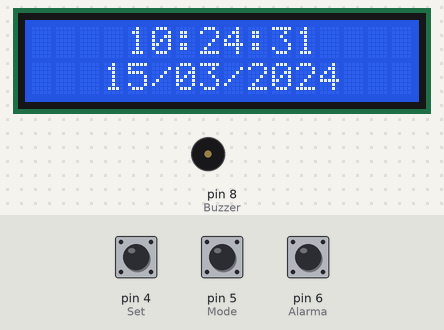
Recording of a sketch running on a simulated Arduino Uno, built with avr-gcc and run on an emulated ATmega328P. On the bench: 16×2 character LCD, buzzer (waves = sounding, pin HIGH). The inputs (shaded band) are chosen by the test bench; at power-on: pin 5 (Mode) LOW, pin 4 (Set) LOW, pin 6 (Alarma) HIGH. The local clock reads 2024-03-15 10:24:30 at power-on unless the sketch sets it; what the sketch prints to the serial monitor is not drawn.

Above: at 1.2 s.
1.3 s: pin 5 (Mode) pulled HIGH for 1 s
At 2.9 s:
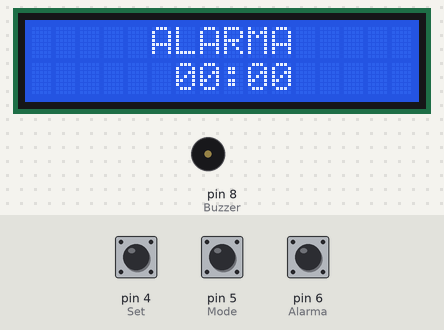
3.8 s: pin 5 (Mode) pulled HIGH for 0.6 s
At 4.7 s:
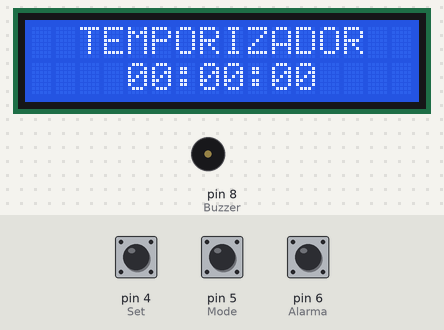
5.9 s: pin 5 (Mode) pulled HIGH for 0.6 s
At 6.2 s:
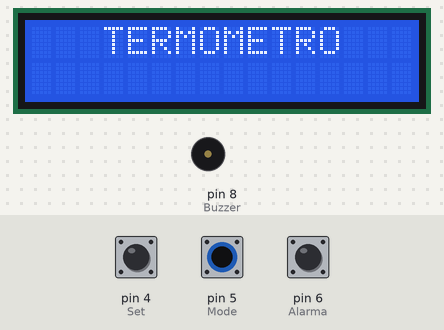
Timing chart, 0 to 8.9 s (numbered marks = the images above; inputs shaded):
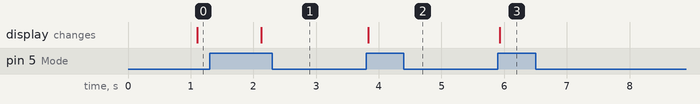

Measured:
- after the input at 1.3 s, the display: changes after 0.82 s (image 1)
- after the input at 3.8 s, the display: changes at once (image 2)
- after the input at 5.9 s, the display: changes at once (image 3)

The sketch:

reloj-lcd.ino
```cpp
#include <Wire.h>
#include <Time.h>
#include <TimeLib.h>
#include <DS1307RTC.h>
#include <LiquidCrystal_I2C.h>

tmElements_t tm;
LiquidCrystal_I2C dLCD(0x27, 16, 2);

#define Buzzer 8				//Buzzer 								-	pin 8
#define Alarma 6				//Switch 								-	pin 6
#define Mode 5					//Button (modo) 				-	pin 5
#define Set 4						//Button (establecer) 	-	pin 4
#define Up 3						//Button (subir) 				-	pin 3
#define Down 2					//Button (bajar) 				-	pin 2

const char *monthName[12] = {
  "Jan", "Feb", "Mar", "Apr", "May", "Jun",
  "Jul", "Aug", "Sep", "Oct", "Nov", "Dec"
};
const int inputPines[5] = {Alarma, Mode, Set, Up, Down};
int arrAlarm[2][1] = {{00}, {00}};
int arrTimer[3][1] = {{00}, {00}, {00}};

int contB1, modo = 0, contB2, setear = 0, contB3, sube, contB4, baja, x;

void setup() {
	Serial.begin(9600);

	for(int i = 0; i < 5; i++) {
		pinMode(inputPines[i], INPUT);
	}

	pinMode(Buzzer, OUTPUT);
/*
	bool parse = false;
	bool config = false;

	//comprobacion de fecha y tiempo
	if(getDate(__DATE__) && getTime(__TIME__)) {
		parse = true;
		//escribir los datos en RTC
		if(RTC.write(tm)) {
			config = true;
		}
	}
*/
	dLCD.init();
	dLCD.backlight();
}

void loop() {
	x = digitalRead(Alarma);
	//Serial.println(x);
	__mode__(modo);
}

void __mode__(int &pushMode) {
	if(digitalRead(Mode) == HIGH && contB1 == 0) {
		++pushMode;
		Serial.println(pushMode);

		dLCD.clear();

		if(pushMode > 3 && digitalRead(Mode) == HIGH) pushMode = 0;

		contB1 = 1;
	}

	if(digitalRead(Mode) == LOW) contB1 = 0;

	switch(pushMode) {
	    case 1: //alarma
	    	//Serial.println("ALARMA");
	    	dLCD.setCursor(5, 0);
	    	dLCD.print("ALARMA");
    		dLCD.setCursor(6, 1);
    		print2D(arrAlarm[0][0]);
    		dLCD.print(":");
    		print2D(arrAlarm[1][0]);

    		setAlarm();
	      break;
	    case 2: //temporizador
	    	//Serial.println("TEMPORIZADOR");
	    	dLCD.setCursor(2, 0);
	    	dLCD.print("TEMPORIZADOR");
        dLCD.setCursor(4, 1);
        print2D(arrTimer[0][0]);
        dLCD.print(":");
        print2D(arrTimer[1][0]);
        dLCD.print(":");
        print2D(arrTimer[2][0]);

    		setTimer();
	      break;
	    case 3: //temperatura
	    	//Serial.println("TERMOMETRO");
	    	dLCD.setCursor(3, 0);
	    	dLCD.print("TERMOMETRO");
	      break;
	    default: //reloj
	    	reloj();
	    	if(alarm() && x == 0) digitalWrite(Buzzer, HIGH);
        else digitalWrite(Buzzer, LOW);
	    	break;
	}
}

bool __set__() {
	if(digitalRead(Set) == HIGH && contB2 == 0) {
		contB2 = 1;
		return true;
	}

	if(digitalRead(Set) == LOW) contB2 = 0;

	return false;
}

void setAlarm() {
	if(__set__()) setear++;

	//Serial.println(setear);

	switch(setear) {
		case 1:
			if(__up__(arrAlarm[0][0])) {
				if(arrAlarm[0][0] > 23) arrAlarm[0][0] = 0;
			}
			else if(__down__(arrAlarm[0][0])) {
				if(arrAlarm[0][0] < 0) arrAlarm[0][0] = 23;
			}
			break;
		case 2:
			if(__up__(arrAlarm[1][0])) {
				if(arrAlarm[1][0] > 59) arrAlarm[1][0] = 0;
			}
			else if(__down__(arrAlarm[1][0])) {
				if(arrAlarm[1][0] < 0) arrAlarm[1][0] = 59;
			}
			break;
	}

	if(setear > 2) setear = 0;
}

void setTimer() {
	if(__set__()) setear++;

	//Serial.println(setear);

	switch(setear) {
		case 1:
			if(__up__(arrTimer[0][0])) {
				if(arrTimer[0][0] > 23) arrTimer[0][0] = 0;
			}
			else if(__down__(arrTimer[0][0])) {
				if(arrTimer[0][0] < 0) arrTimer[0][0] = 23;
			}
			break;
		case 2:
			if(__up__(arrTimer[1][0])) {
				if(arrTimer[1][0] > 59) arrTimer[1][0] = 0;
			}
			else if(__down__(arrTimer[1][0])) {
				if(arrTimer[1][0] < 0) arrTimer[1][0] = 59;
			}
			break;
		case 3:
			if(__up__(arrTimer[2][0])) {
				if(arrTimer[2][0] > 59) arrTimer[2][0] = 0;
			}
			else if(__down__(arrTimer[2][0])) {
				if(arrTimer[2][0] < 0) arrTimer[2][0] = 59;
			}
			break;
		case 4:
			timer();
			dLCD.setCursor(4, 1);
      print2D(arrTimer[0][0]);
      dLCD.print(":");
      print2D(arrTimer[1][0]);
      dLCD.print(":");
      print2D(arrTimer[2][0]);

			if(timer() && x == 0) digitalWrite(Buzzer, HIGH);
      else digitalWrite(Buzzer, LOW);
			break;
	}

	if(setear > 4) setear = 0;
}

bool __up__(int &num) {
	if(digitalRead(Up) == HIGH && contB3 == 0) {
		num++;
		contB3 = 1;
		return true;
	}

	if(digitalRead(Up) == LOW) contB3 = 0;

	return false;
}

bool __down__(int &num) {
	if(digitalRead(Down) == HIGH && contB4 == 0) {
		num--;
		contB4 = 1;
		return true;
	}

	if(digitalRead(Down) == LOW) contB4 = 0;

	return false;
}

void reloj() {
	//lectura de RTC
	if(RTC.read(tm)) {
		Serial.print("Time = ");
		printDigits(tm.Hour);
		Serial.write(":");
		printDigits(tm.Minute);
		Serial.write(":");
		printDigits(tm.Second);
		Serial.println();
		Serial.print("Date = ");
		Serial.print(tm.Day);
		Serial.write("/");
		printDigits(tm.Month);
		Serial.write("/");
		Serial.print(tmYearToCalendar(tm.Year));
		Serial.println();

		dLCD.setCursor(4, 0);
		print2D(tm.Hour);
		dLCD.print(":");
		print2D(tm.Minute);
		dLCD.print(":");
		print2D(tm.Second);
		dLCD.setCursor(3, 1);
		print2D(tm.Day);
		dLCD.print("/");
		print2D(tm.Month);
		dLCD.print("/");
		dLCD.print(tmYearToCalendar(tm.Year));
		delay(1000);
	}
}

bool alarm() {
  if(arrAlarm[0][0] == tm.Hour && arrAlarm[1][0] == tm.Minute && x == 0) return true;

 return false;
}

bool timer() {
	bool salida = false;

	while(arrTimer[0][0] >= 0) {
		while(arrTimer[1][0] >= 0) {
			while(arrTimer[2][0] >= 0) {
				dLCD.setCursor(4, 1);
        print2D(arrTimer[0][0]);
        dLCD.print(":");
        print2D(arrTimer[1][0]);
        dLCD.print(":");
        print2D(arrTimer[2][0]);
        delay(1000);
        arrTimer[2][0]--;
			}
			arrTimer[2][0] = 59;
			arrTimer[1][0]--;
		}
		arrTimer[1][0] = 59;
		arrTimer[0][0]--;
		salida = true;
	}

	if(salida) {
		arrTimer[0][0] = 0;
		arrTimer[1][0] = 0;
		arrTimer[2][0] = 0;
	}

	return true;
}

//extraccion de datos - __TIME__ Macro
bool getTime(const char *str) {
	int h, m, s;

	if(sscanf(str, "%d:%d:%d:", &h, &m, &s) != 3) return false;

	tm.Hour = h;
	tm.Minute = m;
	tm.Second = s;

	return true;
}

//extraccion de datos - __DATE__ Macro
bool getDate(const char *str) {
	char Month[12];
	int d, a;
	int idMes;

	if(sscanf(str, "%s %d %d", Month, &d, &a) != 3) return false;

	for(idMes = 0; idMes < 12; idMes++) {
		if(strcmp(Month, monthName[idMes]) == 0) break;
	}

	if(idMes >= 12) return false;

	tm.Day = d;
	tm.Month = idMes + 1;
	tm.Year = CalendarYrToTm(a);

	return true;
}

//imprimir a 2 digitos - Serial
void printDigits(int num) {
	if(num >= 0 && num < 10) {
		Serial.write('0');
	}

	Serial.print(num);
}

void print2D(int num) {
	if(num >= 0 && num < 10) {
		dLCD.print('0');
	}

	dLCD.print(num);
}
```
